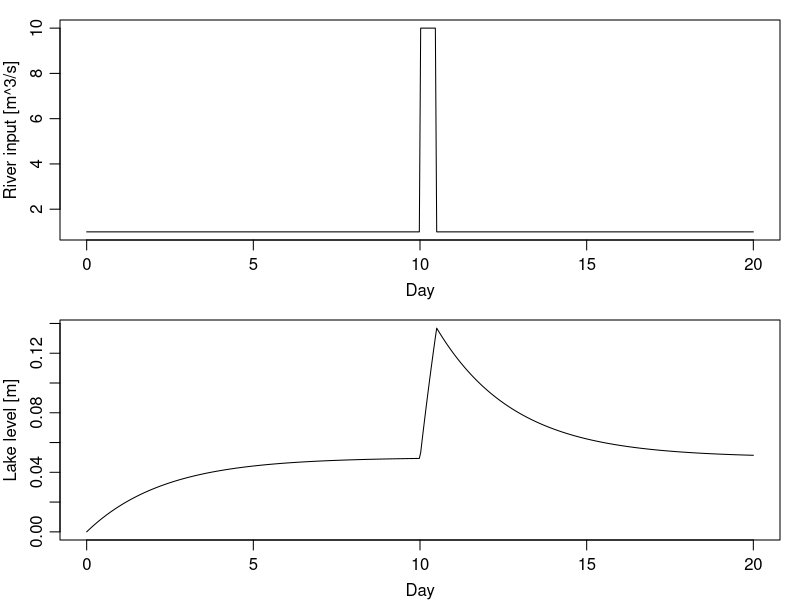

Write the R code that produced this figure. (Note: this script raises an error after producing the figure.)
png("2014-03-16-box-model.png")
library(deSolve)
IC <- 0
parms <- list(A = 4e6, gamma = 20)
sperday <- 86400 # seconds per day
times <- seq(0, 20 * sperday, length.out = 500)
R <- function(t) {
    1 + ifelse(10.0 * sperday < t & t < 10.5 * sperday, 9, 0)
}
DE <- function(t, y, parms) {
    h <- y[1]
    dhdt <- (R(t) - parms$gamma * h) / parms$A
    list(dhdt)
}
sol <- lsoda(IC, times, DE, parms)
par(mfrow = c(2, 1), mar = c(3, 3, 1, 1), mgp = c(2, 0.7, 0))
h <- sol[, 2]
Day <- times / 86400
plot(Day, R(times), type = "l", ylab = "River input [m^3/s]")
plot(Day, h, type = "l", ylab = "Lake level [m]")
lines(h = 1 / parms$gamma) # theoretical steady state for 1 m^3/s
dev.off()
